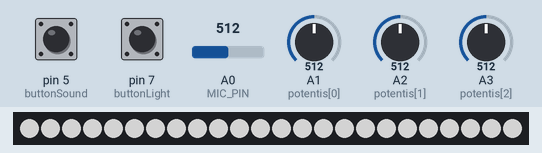
This sketch was run on a simulated Arduino Uno, built with avr-gcc and run on an emulated ATmega328P. Shown: 24 RGB LEDs in strip order, left to right. Inputs (shaded band) come from the test bench; at power-on: A1 (potentis[0]) = 512, A2 (potentis[1]) = 512, A3 (potentis[2]) = 512, pin 5 (buttonSound) LOW, pin 7 (buttonLight) LOW, A0 (MIC_PIN) = 512. Dim RGB values are drawn brighter than linear; what the sketch prints to the serial monitor is not drawn.

Above: at 1.2 s.
1.3 s: A1 (potentis[0]) set to 716
4.3 s: A2 (potentis[1]) set to 716
7.3 s: A3 (potentis[2]) set to 306
At 8.3 s:
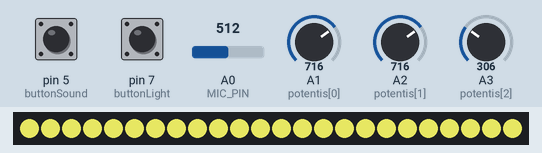
10.3 s: A1 (potentis[0]) set to 992
13.3 s: A2 (potentis[1]) set to 306
At 14.6 s:
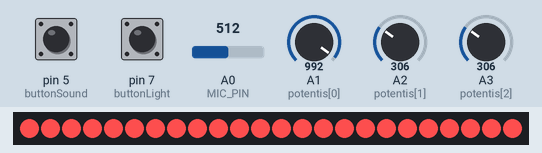
16.3 s: A3 (potentis[2]) set to 716
At 17.1 s:
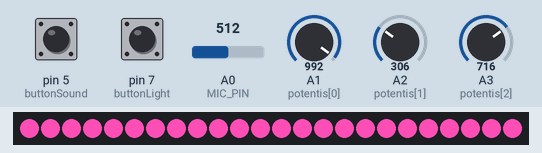
Timing chart, 0 to 19.3 s (numbered marks = the images above; inputs shaded):
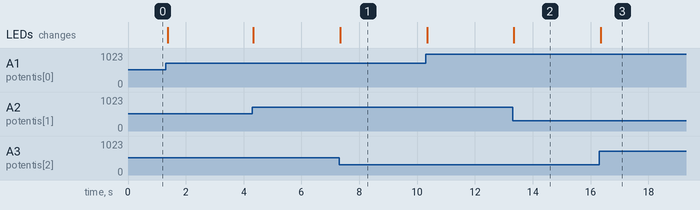

Measured:
- after the input at 7.3 s, the LEDs: change at once (image 1)
- after the input at 13.3 s, the LEDs: change after 0.05 s (image 2)
- after the input at 16.3 s, the LEDs: change after 0.06 s (image 3)

The sketch:

colorbeat.ino
```cpp
#include <Adafruit_NeoPixel.h>

#define LED_PIN 6
#define NUMPIXELS 24
#define MIC_PIN A0
#define SENSITIVITY 300
#define MINVAL 60

Adafruit_NeoPixel pixels(NUMPIXELS, LED_PIN, NEO_GRB + NEO_KHZ800);
#define DELAYVAL 500

float level;
float nbPixels;
float brightness;
int valueMic;

const int colors = 3;
int potentis[] = { A1, A2, A3 };
int values[] = { 0, 0, 0 };

const int buttonLight = 7;
int btnLightState = 0;
int prevBtnLightState = 0;

const int buttonSound = 5;
int btnSoundState = 0;
int prevBtnSoundState = 0;

bool modeBrightness = false;
bool modeMp3 = false;

void setup() {
  Serial.begin(9600);
  Serial.println("Début de mon code");
  pixels.begin();
  for (int i = 0; i < colors; i++) {
    pinMode(potentis[i], INPUT);
  }
  pinMode(buttonLight, INPUT);
  pinMode(MIC_PIN, INPUT);
}

void loop() {
  // lecture des potentiomètres
  for (int i = 0; i < colors; i++) {
    values[i] = map(analogRead(potentis[i]), 0, 1023, 0, 255);
  }

  // modes de son
  btnSoundState = digitalRead(buttonSound);
  if (btnSoundState == 1 && btnSoundState != prevBtnSoundState) {
    modeMp3 = !modeMp3;
  }
  prevBtnSoundState = btnSoundState;

  if (modeMp3) {
    if (Serial.available() > 0) {
      String s = Serial.readStringUntil('\n');
      int delim = s.indexOf(',');
      brightness = s.substring(0, delim).toInt();
    }
    nbPixels = map(brightness, 0, 255, 0, NUMPIXELS);
  } else {
    valueMic = analogRead(MIC_PIN);
    if (valueMic > SENSITIVITY) {
      valueMic = SENSITIVITY;
    }
    if (valueMic < MINVAL) {
      valueMic = 0;
    }
    brightness = map(valueMic, 0, 300, 0, 255);
    nbPixels = map(valueMic, 0, 300, 0, NUMPIXELS);
  }

  // modes de lumière
  btnLightState = digitalRead(buttonLight);
  if (btnLightState == 1 && btnLightState != prevBtnLightState) {
    modeBrightness = !modeBrightness;
  }
  prevBtnLightState = btnLightState;

  if (modeBrightness) {
    changeBrightness(brightness);
  } else {
    pixels.clear();
    changeNbLeds(nbPixels);
  }

  // envoi au JS
  Serial.println((String)modeBrightness + "," + modeMp3);
}

// mode de lumière "intensité"
void changeBrightness(int brightness) {
  for (int i = 0; i < NUMPIXELS; i++) {
    pixels.setPixelColor(i, values[0], values[1], values[2]);
    pixels.setBrightness(brightness);
    pixels.show();
  }
}

// mode de lumière "linéaire"
void changeNbLeds(int nbPixelsAllumes) {
  pixels.setBrightness(255);
  for (int i = 0; i < nbPixelsAllumes; i++) {
    pixels.setPixelColor(i, values[0], values[1], values[2]);
    pixels.show();
  }
}
```
